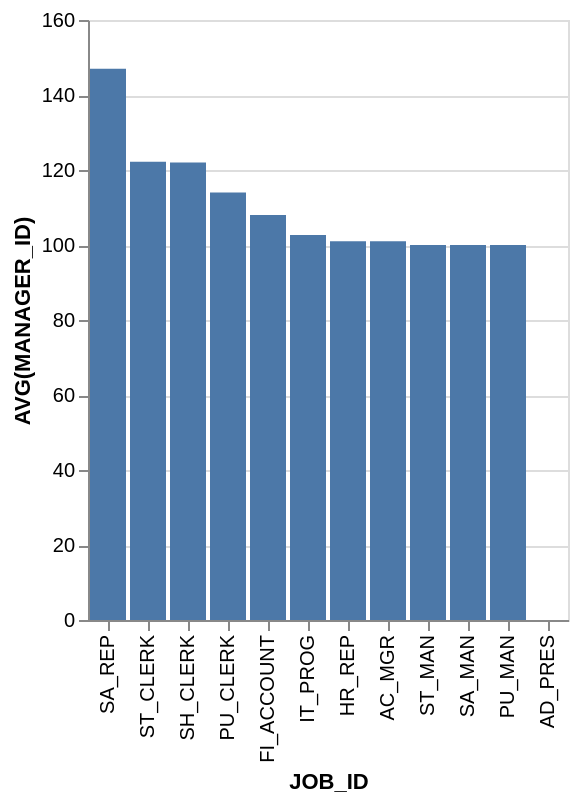

Vega-Lite specification for this chart:
### Vega-Lite specification from a JSON file in a GitHub repository (floating-point values rounded to 4 significant figures)
{"data": {"values": [{"x_data": "SA_REP", "y_data": 147}, {"x_data": "ST_CLERK", "y_data": 122.2}, {"x_data": "SH_CLERK", "y_data": 122}, {"x_data": "PU_CLERK", "y_data": 114}, {"x_data": "FI_ACCOUNT", "y_data": 108}, {"x_data": "IT_PROG", "y_data": 102.7}, {"x_data": "HR_REP", "y_data": 101}, {"x_data": "AC_MGR", "y_data": 101}, {"x_data": "ST_MAN", "y_data": 100}, {"x_data": "SA_MAN", "y_data": 100}, {"x_data": "PU_MAN", "y_data": 100}, {"x_data": "AD_PRES", "y_data": 0}]}, "mark": "bar", "encoding": {"x": {"field": "x_data", "type": "nominal", "title": "JOB_ID", "sort": {"op": "sum", "field": "y_data", "order": "descending"}}, "y": {"field": "y_data", "type": "quantitative", "title": "AVG(MANAGER_ID)"}}}
